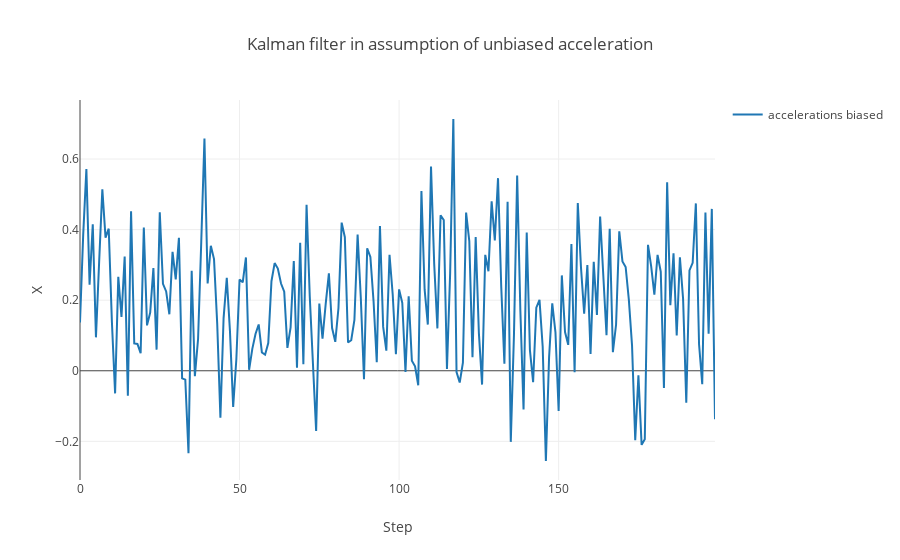

Notebook code for this chart:
### Code cell
data = [
    go.Scatter(
        y=accels,
        name='accelerations biased'
    ),
#     go.Scatter(
#         y=velocity,
#         name='velocity'
#     ),
]

layout= go.Layout(
    title= 'Kalman filter in assumption of unbiased acceleration',
    xaxis= dict(
        title= 'Step',
    ),
    yaxis=dict(
        title= 'X',
    ),
    showlegend= True
)
fig= go.Figure(data=data, layout=layout)
iplot(fig)

### Figure 1 — Plotly figure (JSON) as saved in the notebook; plotly's stock layout.template omitted (floating-point values rounded to 4 significant figures; data arrays with more than 128 entries replaced by an {"elided": "..."} marker saying what was removed)
{"data": [{"name": "accelerations biased", "type": "scatter", "uid": "86a5f4da-cfe5-11e8-8265-20c9d081d2d3", "y": {"elided": "200 float values"}}], "layout": {"showlegend": true, "title": "Kalman filter in assumption of unbiased acceleration", "xaxis": {"title": "Step"}, "yaxis": {"title": "X"}}}
